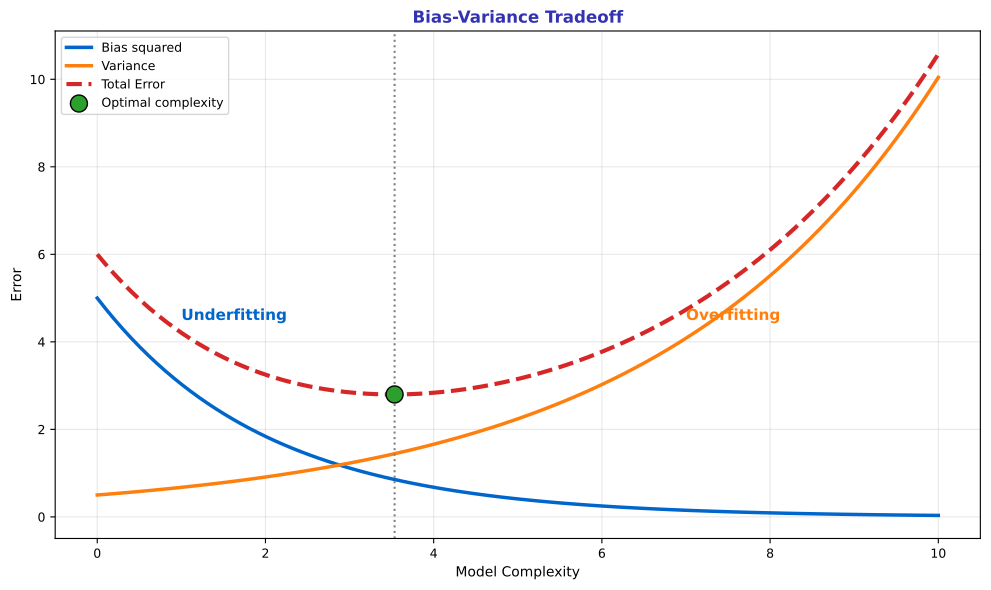

This chart was generated by the following Python code:
"""Bias-Variance Tradeoff"""
import matplotlib.pyplot as plt
import numpy as np
from pathlib import Path

plt.rcParams.update({
    'font.size': 10,
    'axes.labelsize': 10,
    'axes.titlesize': 11,
    'xtick.labelsize': 9,
    'ytick.labelsize': 9,
    'legend.fontsize': 9,
    'figure.figsize': (10, 6),
    'figure.dpi': 150
})

MLPURPLE = '#3333B2'
MLLAVENDER = '#ADADE0'
MLBLUE = '#0066CC'
MLORANGE = '#FF7F0E'
MLGREEN = '#2CA02C'
MLRED = '#D62728'

np.random.seed(42)

fig, ax = plt.subplots(figsize=(10, 6))


complexity = np.linspace(0, 10, 100)
bias_squared = 5 * np.exp(-0.5 * complexity)
variance = 0.5 * np.exp(0.3 * complexity)
total_error = bias_squared + variance + 0.5

ax.plot(complexity, bias_squared, color=MLBLUE, linewidth=2.5, label='Bias squared')
ax.plot(complexity, variance, color=MLORANGE, linewidth=2.5, label='Variance')
ax.plot(complexity, total_error, color=MLRED, linewidth=3, linestyle='--', label='Total Error')

optimal_idx = np.argmin(total_error)
ax.scatter([complexity[optimal_idx]], [total_error[optimal_idx]], c=MLGREEN, s=150,
           zorder=5, edgecolors='black', label='Optimal complexity')
ax.axvline(complexity[optimal_idx], color='gray', linestyle=':', linewidth=1.5)

ax.set_title('Bias-Variance Tradeoff', fontsize=12, fontweight='bold', color=MLPURPLE)
ax.set_xlabel('Model Complexity', fontsize=10)
ax.set_ylabel('Error', fontsize=10)
ax.legend(fontsize=9)
ax.grid(alpha=0.3)

ax.text(1, 4.5, 'Underfitting', fontsize=11, color=MLBLUE, fontweight='bold')
ax.text(7, 4.5, 'Overfitting', fontsize=11, color=MLORANGE, fontweight='bold')


plt.tight_layout()
plt.savefig(Path(__file__).parent / 'chart.pdf', dpi=300, bbox_inches='tight')
plt.close()
